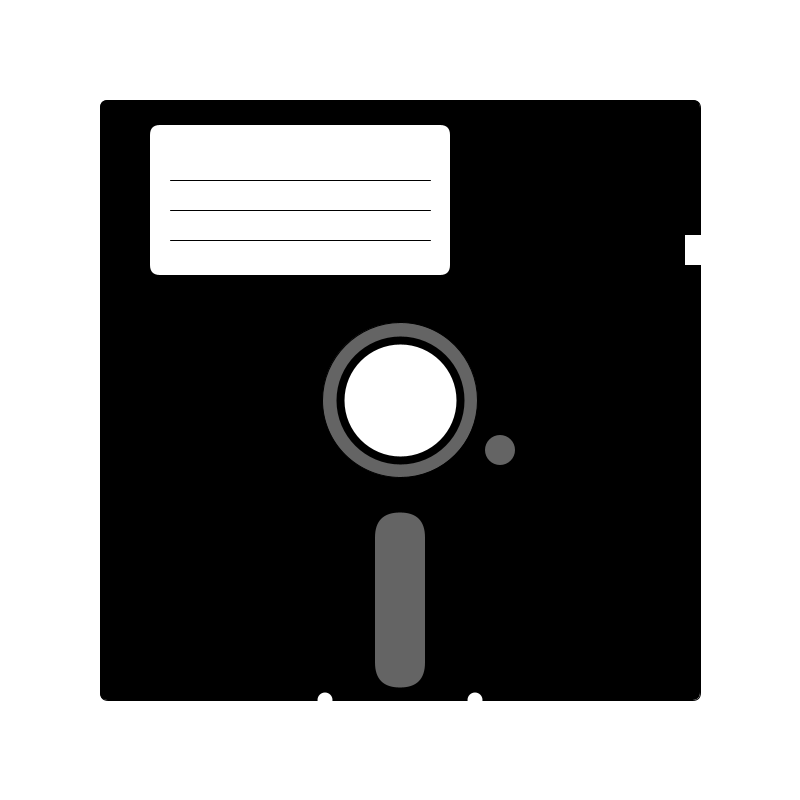
Frame 1 (no input)
Frame 60 (the mouse pressed at the canvas centre just before this capture): identical to frame 1, image omitted
Frame 120 (the mouse held since frame 60 and released just before this capture): identical to frame 1, image omitted

The Processing sketch that drew this single still picture (run headless with seeded random() and noise(); from frame 60 on, the mouse is pressed at the canvas centre):

// Processing sketch: processing_158980
// ── processing_158980.pde

void setup(){
  size(800,800);
  rectMode(CENTER);
}

void draw(){
  background(255);
  fill(0);
  rect(width/2, height/2, 600,600, 8);
  fill(100);
  ellipse(width/2,height/2, 155,155);
  strokeWeight(8);
  fill(255);
  ellipse(width/2,height/2, 120,120);
  noStroke();
  fill(100); 
  rect(width/2, 600, 50, 175, 60);
  ellipse(500,450,30,30);
  fill(255);
  ellipse(325,700,15,15);
  ellipse(475,700,15,15);
  rect(700,250,30,30);
  rect(300,200,300,150,10);
  stroke(0);
  strokeWeight(1);
  line(170,180,430,180);
  line(170,210,430,210);
  line(170,240,430,240);
}
